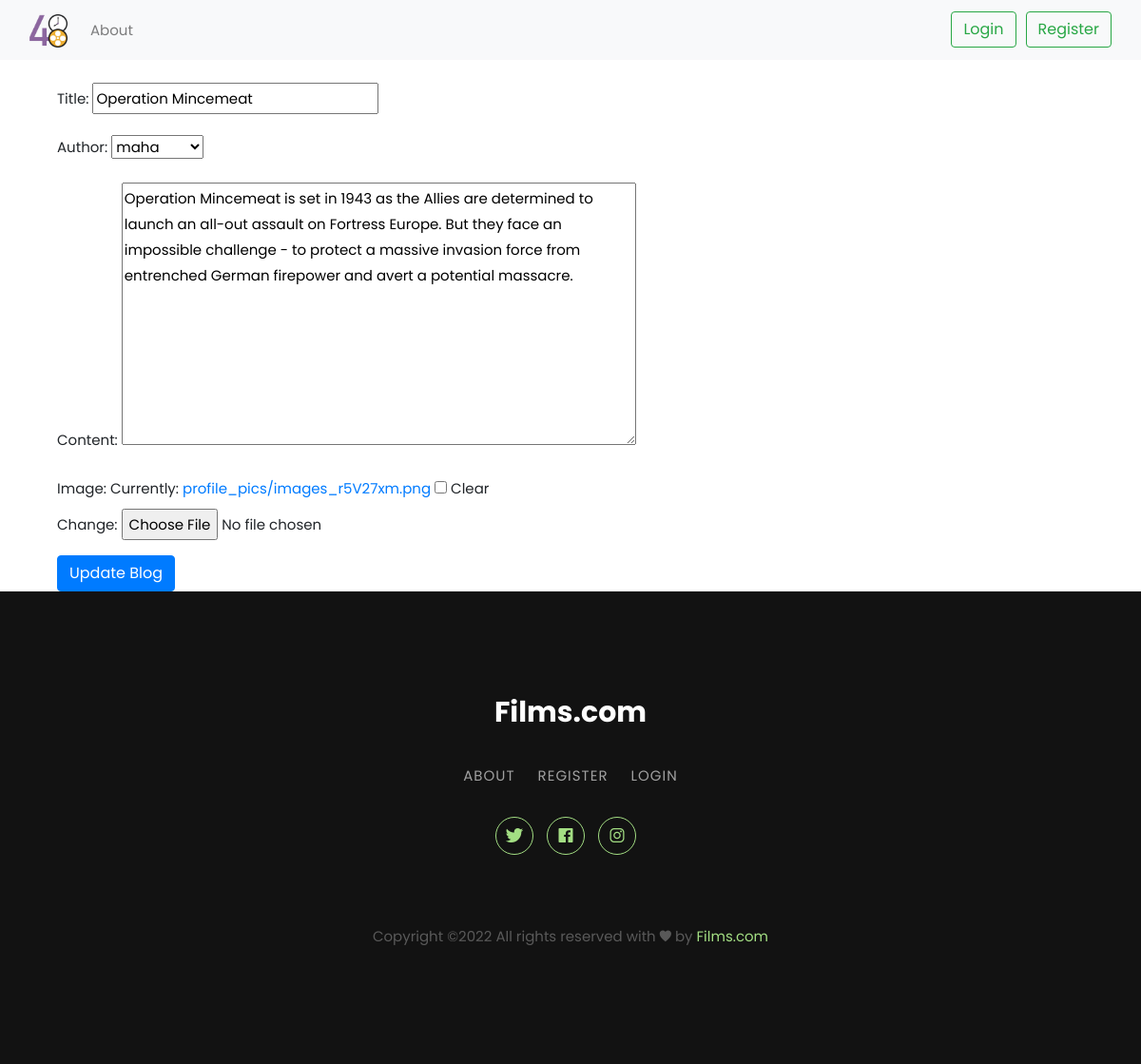
/update/17, run on the app's committed database.
### appOne/models.py (models this page shows, shortened)
class BlogPost(models.Model):
    title=models.CharField(max_length=255)
    author= models.ForeignKey(User, on_delete=models.CASCADE)
    content=models.TextField()
    image = models.ImageField(upload_to="profile_pics", blank=True, null=True)
    dateTime=models.DateTimeField( auto_now_add=True)

### appOne/views.py (the view, shortened to what this page needs)
# urls.py: url(r'^update/(?P<id>\d+)$',views.update,name='update'),
def update(request,id):
    post = BlogPost.objects.get(id = id)
    form = UpdateForm(instance=post)
    return render(request,'update.html',{'form':form})

### appOne/forms.py
class UpdateForm(forms.ModelForm):
    class Meta:
        model = BlogPost
        fields= ['title','author','content', 'image']

### templates/update.html
{% extends 'base.html' %}
{% block body_block %}
<form enctype="multipart/form-data" method="POST"> {% csrf_token %}
      <div class="container mt-4">
      {{ form.as_p }}
      <button class="btn btn-primary">Update Blog</button>
      </div>
      </form>
{% endblock %}

### static/css/styleSearch.css (style rules this page uses)
body { font-family: "Baloo 2", cursive; font-size: 16px; color: #ffffff; text-rendering: optimizeLegibility; font-weight: initial; }
a, a:hover { text-decoration: none; transition: color 0.3s ease-in-out; }

### data on the page
BlogPost: title "Operation Mincemeat", author "maha", content "Operation Mincemeat is set in 1943 as the Allies are determined to launch an all-out assault on Fortress Europe. But they face an impossible challenge - to protect a massive invasion force from entrenched German firepower and avert a potential massacre."
